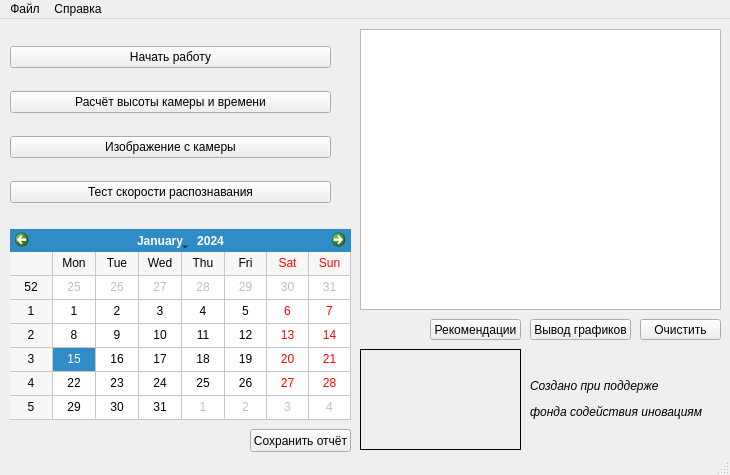
<?xml version="1.0" encoding="UTF-8"?>
<ui version="4.0">
 <class>MainWindow</class>
 <widget class="QMainWindow" name="MainWindow">
  <property name="geometry">
   <rect>
    <x>0</x>
    <y>0</y>
    <width>730</width>
    <height>475</height>
   </rect>
  </property>
  <property name="sizePolicy">
   <sizepolicy hsizetype="Fixed" vsizetype="Fixed">
    <horstretch>0</horstretch>
    <verstretch>0</verstretch>
   </sizepolicy>
  </property>
  <property name="minimumSize">
   <size>
    <width>730</width>
    <height>475</height>
   </size>
  </property>
  <property name="maximumSize">
   <size>
    <width>730</width>
    <height>475</height>
   </size>
  </property>
  <property name="windowTitle">
   <string>MainWindow</string>
  </property>
  <widget class="QWidget" name="centralwidget">
   <widget class="QWidget" name="verticalLayoutWidget">
    <property name="geometry">
     <rect>
      <x>10</x>
      <y>10</y>
      <width>321</width>
      <height>191</height>
     </rect>
    </property>
    <layout class="QVBoxLayout" name="verticalLayout">
     <item>
      <widget class="QPushButton" name="StartWork">
       <property name="text">
        <string>Начать работу</string>
       </property>
      </widget>
     </item>
     <item>
      <widget class="QPushButton" name="CameraCalculate">
       <property name="text">
        <string>Расчёт высоты камеры и времени</string>
       </property>
      </widget>
     </item>
     <item>
      <widget class="QPushButton" name="ImageFromCamera">
       <property name="text">
        <string>Изображение с камеры</string>
       </property>
      </widget>
     </item>
     <item>
      <widget class="QPushButton" name="SpeedTest">
       <property name="text">
        <string>Тест скорости распознавания</string>
       </property>
      </widget>
     </item>
    </layout>
   </widget>
   <widget class="QLabel" name="label">
    <property name="geometry">
     <rect>
      <x>530</x>
      <y>340</y>
      <width>191</width>
      <height>81</height>
     </rect>
    </property>
    <property name="font">
     <font>
      <pointsize>9</pointsize>
      <italic>true</italic>
     </font>
    </property>
    <property name="text">
     <string>&lt;html&gt;&lt;head/&gt;&lt;body&gt;&lt;p&gt;&lt;span style=&quot; font-size:9pt; font-style:italic;&quot;&gt;Создано при поддерже&lt;/span&gt;&lt;/p&gt;&lt;p&gt;&lt;span style=&quot; font-size:9pt; font-style:italic;&quot;&gt;фонда содействия иновациям&lt;/span&gt;&lt;/p&gt;&lt;/body&gt;&lt;/html&gt;</string>
    </property>
    <property name="textFormat">
     <enum>Qt::RichText</enum>
    </property>
   </widget>
   <widget class="QTextBrowser" name="textBrowser">
    <property name="geometry">
     <rect>
      <x>360</x>
      <y>10</y>
      <width>361</width>
      <height>281</height>
     </rect>
    </property>
    <property name="layoutDirection">
     <enum>Qt::LeftToRight</enum>
    </property>
    <property name="readOnly">
     <bool>false</bool>
    </property>
   </widget>
   <widget class="QCalendarWidget" name="calendarWidget">
    <property name="geometry">
     <rect>
      <x>10</x>
      <y>210</y>
      <width>341</width>
      <height>191</height>
     </rect>
    </property>
    <property name="gridVisible">
     <bool>true</bool>
    </property>
   </widget>
   <widget class="QLabel" name="label_2">
    <property name="geometry">
     <rect>
      <x>360</x>
      <y>330</y>
      <width>161</width>
      <height>101</height>
     </rect>
    </property>
    <property name="styleSheet">
     <string notr="true">border-image: url(:/newPrefix/umnik_2.jpg);</string>
    </property>
    <property name="frameShape">
     <enum>QFrame::Box</enum>
    </property>
    <property name="text">
     <string/>
    </property>
    <property name="pixmap">
     <pixmap resource="im2.qrc">:/newPrefix/umnik_2.jpg</pixmap>
    </property>
    <property name="scaledContents">
     <bool>true</bool>
    </property>
   </widget>
   <widget class="QPushButton" name="cleanBut">
    <property name="geometry">
     <rect>
      <x>640</x>
      <y>300</y>
      <width>81</width>
      <height>21</height>
     </rect>
    </property>
    <property name="text">
     <string>Очистить</string>
    </property>
   </widget>
   <widget class="QPushButton" name="PlotsOut">
    <property name="geometry">
     <rect>
      <x>530</x>
      <y>300</y>
      <width>101</width>
      <height>21</height>
     </rect>
    </property>
    <property name="text">
     <string>Вывод графиков</string>
    </property>
   </widget>
   <widget class="QPushButton" name="Recomendations">
    <property name="geometry">
     <rect>
      <x>430</x>
      <y>300</y>
      <width>91</width>
      <height>21</height>
     </rect>
    </property>
    <property name="text">
     <string>Рекомендации</string>
    </property>
   </widget>
   <widget class="QPushButton" name="SaveReport">
    <property name="geometry">
     <rect>
      <x>250</x>
      <y>410</y>
      <width>101</width>
      <height>23</height>
     </rect>
    </property>
    <property name="text">
     <string>Сохранить отчёт</string>
    </property>
   </widget>
  </widget>
  <widget class="QMenuBar" name="menubar">
   <property name="geometry">
    <rect>
     <x>0</x>
     <y>0</y>
     <width>730</width>
     <height>21</height>
    </rect>
   </property>
   <widget class="QMenu" name="File">
    <property name="title">
     <string>Файл</string>
    </property>
    <addaction name="CloseWindow"/>
   </widget>
   <widget class="QMenu" name="Info">
    <property name="title">
     <string>Справка</string>
    </property>
    <addaction name="Acknowledgments"/>
    <addaction name="Links"/>
    <addaction name="AboutWork"/>
   </widget>
   <addaction name="File"/>
   <addaction name="Info"/>
  </widget>
  <widget class="QStatusBar" name="statusbar"/>
  <action name="OpenModel">
   <property name="text">
    <string>Окрыть модель нейросети</string>
   </property>
  </action>
  <action name="SaveSettings">
   <property name="text">
    <string>Сохранить настройки</string>
   </property>
  </action>
  <action name="CloseWindow">
   <property name="text">
    <string>Закрыть окно</string>
   </property>
  </action>
  <action name="Acknowledgments">
   <property name="text">
    <string>Благодарности</string>
   </property>
  </action>
  <action name="Links">
   <property name="text">
    <string>Ссылка на исходники</string>
   </property>
  </action>
  <action name="AboutWork">
   <property name="text">
    <string>Описание работы</string>
   </property>
  </action>
  <action name="Language">
   <property name="text">
    <string>Язык</string>
   </property>
  </action>
 </widget>
 <resources>
  <include location="im1.qrc"/>
  <include location="im3.qrc"/>
  <include location="im2.qrc"/>
 </resources>
 <connections/>
</ui>
